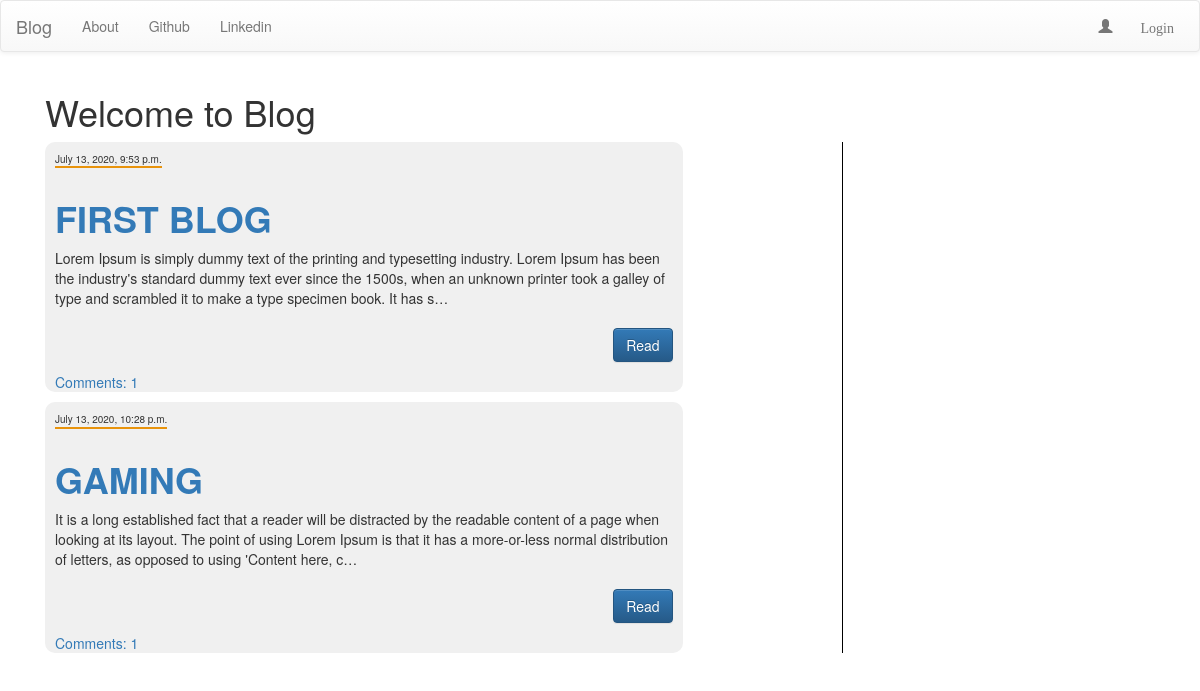
The page / on the database its author committed.
### blog/models.py (models this page shows, shortened)
class Post(models.Model):
    author = models.ForeignKey('auth.User',on_delete=models.CASCADE)
    title = models.CharField(max_length=200)
    text = models.TextField()
    creation_date = models.DateTimeField(default=timezone.now)
    published_date = models.DateTimeField(blank=True,null=True)

### blog/views.py (the view)
# urls.py: url(r'^$',views.PostListView.as_view(),name='post_list'),
class PostListView(ListView):
    model = Post
    context_object_name = 'ListL'
    template_name = 'blog/post_list.html'
    def get_queryset(self):
        return Post.objects.all().order_by('published_date')

### blog/Templates/blog/post_list.html (shortened to what this page needs)
<!DOCTYPE html>
{% extends 'blog/base.html' %}
{% block content %}
    <div class="container">
        <h1>Welcome to Blog</h1>
        <div class="liner">
        {% for post in ListL %}
            {% if post.published_date %}
                <div class="post-draft">
                    <p class="createdate">{{ post.published_date }}</p>
                    <h1><a href="" class="post-title"> <b> {{ post.title }} </b></a></h1>
                    <p>{{ post.text|truncatechars:255 }}</p>
                    <div class="butt">
                        {% if user.is_authenticated %}
                            <div class="btn-left">
                                <a href="{% url 'blog:post_update' pk=post.pk %}" class="btn btn-warning "><span class="glyphicon glyphicon-edit"></span></a>
                                <a href="{% url 'blog:post_delete' pk=post.pk %}" class="btn btn-danger  "><span class="glyphicon glyphicon-remove"></span></a>
                            </div>
                            <div class="btn-right">
                                <a href="{% url 'blog:post_detail' pk=post.pk %}" class="btn btn-primary">Read</a>
                            </div>
                        {% else %}
                           <div class="btn-right">
                                <a href="{% url 'blog:post_detail' pk=post.pk %}" class="btn btn-primary">Read</a>
                            </div>
                        {% endif %}
                     </div>
                    <a href="{% url 'blog:post_detail' pk=post.pk %}" class="comm">Comments: {{ post.comments.count }}</a>
                </div>
            {% endif %}
        {% endfor %}
        </div>
    </div>
{% endblock %}

### blog/Templates/blog/base.html (shortened to what this page needs)
<!DOCTYPE html>
{% load static %}
<html lang="en">
<head>
    <link rel="stylesheet" href="https://maxcdn.bootstrapcdn.com/bootstrap/3.3.7/css/bootstrap.min.css">
    <link rel="stylesheet" href="https://maxcdn.bootstrapcdn.com/bootstrap/3.3.7/css/bootstrap-theme.min.css">
    <link rel="stylesheet" href="{% static 'css/style.css' %}">
</head>
<body>
    <nav class="navbar navbar-default custom-navbar" style=".custom-navbar{color:red}">
            <ul class="nav navbar-nav">
                <li><a href="{% url 'blog:post_list' %}" class="navbar-brand">Blog</a></li>
                <li><a href="{% url 'blog:about' %}" class="navbar-list">About</a></li>
                <li><a href="http://www.github.com" class="navbar-list">Github</a></li>
                <li><a href="http://www.linkedin.com" class="navbar-list">Linkedin</a></li>
            </ul>
            <ul class="nav navbar-nav navbar-right custom-right">
                {% if user.is_authenticated %}
                    <li><a href="{% url 'blog:post_create' %}">Create Post</a></li>
                    <li><a href="{% url 'blog:draft' %}">Drafts</a></li>
                    <li><a href="{% url 'logout' %}">Logout</a></li>
                    <li><a>Welcome {{ user.username }}</a></li>
                {% else %}
                    <li><a href="{% url 'login' %}"><span class="glyphicon glyphicon-user">&nbsp Login</span></a></li>
                {% endif %}
            </ul>
    </nav>
    <div class="content container">
        {% block content %}
        {% endblock %}
    </div>
</body>
</html>

### blog/static/css/style.css (style rules this page uses)
.custom-right:last-child { margin-right:10px; }
.post-draft { box-sizing: border-box; background-color:#F0F0F0; width:80%; border-radius:10px; padding-left:10px; }
.comm { box-sizing:border-box; }
.liner { width:70%; border-right: 1px solid black; }
.createdate { display:inline-block; border-bottom:2px solid #e8930c; padding-top:10px; font-size:10px; }
.post-title { text-decoration:none; text-transform:uppercase; margin-top:0px; font-weight:bold; }
.butt { width: 100%; height:100%; margin: auto; padding: 10px; padding-left:0; }
.btn-right { text-align:right; }

### rows shown on the page
Post: published_date "July 13, 2020, 9:53 p.m.", title "FIRST BLOG", text "Lorem Ipsum is simply dummy text of the printing and typesetting industry. Lorem Ipsum has been the industry's standard dummy text ever since the 1500s, when an unknown printer took a galley of type and scrambled it to make a type specimen book. It has s…", comments.count "1"
Post: published_date "July 13, 2020, 10:28 p.m.", title "GAMING", text "It is a long established fact that a reader will be distracted by the readable content of a page when looking at its layout. The point of using Lorem Ipsum is that it has a more-or-less normal distribution of letters, as opposed to using 'Content here, c…", comments.count "1"
